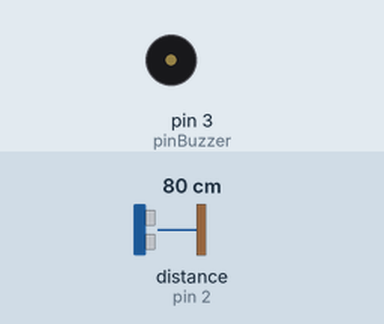
Simulated run of this sketch. Board: Arduino Uno, built with avr-gcc and run on an emulated ATmega328P. On the bench: buzzer (waves = sounding). Wiring (inferred from the names in the program): ultrasonic range finder: trigger pin 4; echo pin 2. The test bench sets the inputs (shaded band); at power-on: distance to the obstacle (sensor on pin 2) 80 cm. The echo pulse lasts 58.3 µs per cm.

Above: at 1.2 s.
1.3 s: distance to the obstacle (sensor on pin 2) set to 4 cm
At 4.2 s:
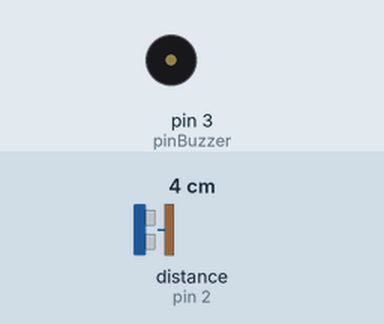
4.3 s: distance to the obstacle (sensor on pin 2) set to 2 cm
At 5.3 s:
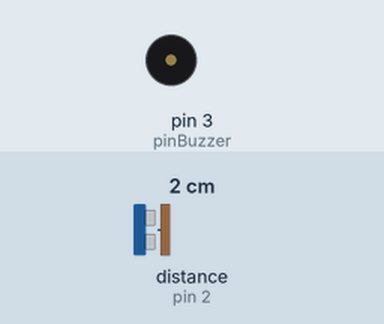
Timing chart, 0 to 7.3 s (numbered marks = the images above; inputs shaded):
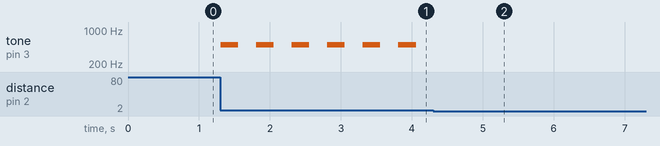

Measured:
- the behaviour switches between 3 and 2 cm on distance to the obstacle (sensor on pin 2) (found by bisection; images 1 and 2)
- after the input at 1.3 s, tone on pin 3 (pinBuzzer): alternates 500 Hz for 0.25 s and silent for 0.25 s, starting at once
- after the input at 4.3 s, tone on pin 3 (pinBuzzer): stops changing and stays silent

The sketch:

Ejercicio_6.ino
```cpp
#define pinTrig 4
#define pinEcho 2
#define pinBuzzer 3
long cm, distancia;
void setup()
{
  Serial.begin(9600);
  pinMode(pinTrig, OUTPUT);
  pinMode(pinEcho, INPUT);
  pinMode(pinBuzzer, OUTPUT);
  digitalWrite(pinTrig, LOW);
}

void loop()
{
  digitalWrite(pinTrig, HIGH);
  delayMicroseconds(10);
  digitalWrite(pinTrig, LOW);
  distancia = pulseIn(pinEcho, HIGH);
  cm = distancia*0.034/2;
  if (cm >= 2 && cm <6){
    tone(pinBuzzer, 500);
    delay(250);
    noTone(pinBuzzer);
    delay(250);
  }else if (cm >= 6 && cm < 12){
    tone(pinBuzzer, 500);
    delay(500);
    noTone(pinBuzzer);
    delay(500);
  }else if (cm >= 12 && cm < 20){
    tone(pinBuzzer, 500);
    delay(1000);
    noTone(pinBuzzer);
    delay(1000);
  }else if (cm >= 20 && cm <= 30){
    tone(pinBuzzer, 500);
    delay(1500);
    noTone(pinBuzzer);
    delay(1500);
  }else{
    noTone(pinBuzzer);
  }
} 
```
